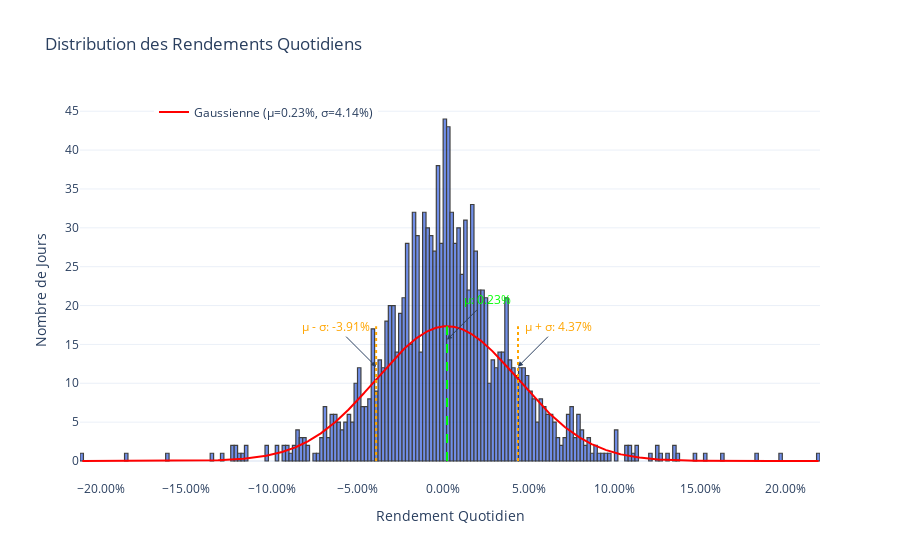

Notebook cell for this chart:
### Code cell
plot_return_distribution(compute_returns(df.reset_index()))

### Figure 1 — Plotly figure (JSON) as saved in the notebook; plotly's stock layout.template omitted (floating-point values rounded to 4 significant figures; data arrays with more than 128 entries replaced by an {"elided": "..."} marker saying what was removed)
{"data": [{"marker": {"color": "royalblue", "line": {"color": "black", "width": 1.2}}, "nbinsx": 300, "opacity": 0.75, "showlegend": false, "type": "histogram", "x": {"elided": "1256 float values"}}, {"line": {"color": "red", "width": 2}, "mode": "lines", "name": "Gaussienne (μ=0.23%, σ=4.14%)", "type": "scatter", "x": {"elided": "1000 float values"}, "y": {"elided": "1000 float values"}}], "layout": {"annotations": [{"arrowhead": 2, "ax": 40, "ay": -40, "font": {"color": "lime"}, "showarrow": true, "text": "μ: 0.23%", "x": 0.002292, "y": 15.6}, {"arrowhead": 2, "ax": -40, "ay": -40, "font": {"color": "orange"}, "showarrow": true, "text": "μ - σ: -3.91%", "x": -0.03912, "y": 12.14}, {"arrowhead": 2, "ax": 40, "ay": -40, "font": {"color": "orange"}, "showarrow": true, "text": "μ + σ: 4.37%", "x": 0.0437, "y": 12.14}], "legend": {"orientation": "h", "x": 0.1, "xanchor": "left", "y": 0.93, "yanchor": "bottom"}, "shapes": [{"line": {"color": "lime", "dash": "dash"}, "type": "line", "x0": 0.002292, "x1": 0.002292, "y0": 0, "y1": 17.34}, {"line": {"color": "orange", "dash": "dot"}, "type": "line", "x0": -0.03912, "x1": -0.03912, "y0": 0, "y1": 17.34}, {"line": {"color": "orange", "dash": "dot"}, "type": "line", "x0": 0.0437, "x1": 0.0437, "y0": 0, "y1": 17.34}], "title": {"text": "Distribution des Rendements Quotidiens"}, "xaxis": {"tickformat": ".2%", "title": {"text": "Rendement Quotidien"}}, "yaxis": {"title": {"text": "Nombre de Jours"}}}}
